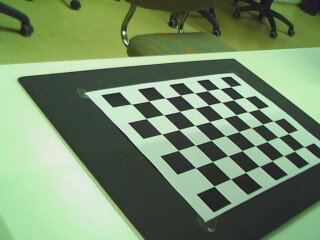
#> input picture left/left_000.jpg, 320 x 240 px; its folder holds only this picture in this run
$ jupyter execute --allow-errors PracticaCalib2019.ipynb   (older library calls are emulated)
#> lines starting #> are read from the running program, lines starting #| are printed output that depends on the picture; long printed decimals are rounded
# Práctica de reconstrucción.  Parte I. Calibración de cámaras

Visión Computacional <br>
Practica 2. 16 de octubre de 2019

Este enunciado está en el archivo "PracticaCalib.ipynb" o su versión "pdf" que puedes encontrar en el Aula Virtual.

## Objetivos

Los objetivos de esta práctica son:
* Calibrar una cámara usando el método de calibración de Zhang, que está implementado en OpenCV.
* Hacer uso de los resultados de la calibración en un sistema simple de realidad aumentada que proyecte un modelo 3D sintético sobre imágenes reales. Esta parte es opcional.
* Calibrar un par de cámaras y deducir información sobre la posición relativa de las mismas.

## Requerimientos

Para esta práctica es necesario disponer del siguiente software:
* Python 2.7 ó 3.X
* Jupyter http://jupyter.org/.
* Las librerías científicas de Python: NumPy, SciPy, y Matplotlib.
* La librería OpenCV.

El material necesario para la práctica se puede descargar del Aula Virtual en la carpeta ``MaterialesPractica``. Esta
carpeta contiene:
* El enunciado de esta práctica.
* Dos secuencias de imágenes tomadas con un par de cámaras (izquierda y derecha) en los directorios ``left`` y ``right``.
* Tres modelos tridimensionales: la tetera de Utah (teapot), el conejo de Stanford (bunny) y un cubo (cube).
  La carga de un modelo en Python se realiza como si fuera un módulo. Por ejemplo: ``from models import bunny``.
El módulo cargado contiene dos variables:
  - ``bunny.vertices`` es una matriz $4 × N_v$ con las coordenadas homogéneas de los $N_v$ vértices del modelo (en este caso, el conejo de Stanford). Cada columna son las coordenadas de un vértice.
  - bunny.edges es una matriz 2×N e con los N e arcos del modelo. Cada columna contiene los índices de los dos vértices que une un arco.

## Condiciones

* La fecha límite de entrega será el martes 29 de octubre a las 23:55.
* La entrega consiste en dos archivos con el código, resultados y respuestas a los ejercicios:
  1. Un "notebook" de Jupyter con los resultados. Las respuestas a los ejercicios debes introducirlas en tantas celdas de código o texto como creas necesarias, insertadas inmediatamente después de  un enuciado y antes del siguiente.
  2. Un documento "pdf" generado a partir del fuente de Jupyter, por ejemplo usando el comando ``jupyter nbconvert --execute --to pdf notebook.ipynb``, o simplemente imprimiendo el "notebook" desde el navegador en la opción del menú "File->Print preview". Asegúrate de que el documento "pdf" contiene todos los resultados correctamente ejecutados.
* Esta práctica puede realizarse en parejas.

## 1. Calibración de una cámara

En esta parte se trabajará con la secuencia de imágenes del directorio ``left``. Esta secuencia contiene una serie de imágenes de la plantilla de calibración. Para la calibración se debe tener en cuenta que el tamaño de cada escaque de la plantilla es de 30 mm en las direcciones X e Y.

[cell 1]
# uncomment to show results in a window
# %matplotlib tk
import cv2
import glob
import copy
import numpy as np
import scipy.misc as scpm
import matplotlib.pyplot as ppl

Implementa la función ``load_images(filenames)`` que reciba una lista de nombres de archivos de imagen
y las cargue como matrices de NumPy. Usa la función ``scipy.misc.imread`` para cargar las imágenes. La función
debe devolver una lista de matrices de NumPy con las imágenes leídas.

[cell 2]
def load_images(filenames):
    return [scpm.imread(filename) for filename in filenames]

Usa ``load_images`` para cargar todas las imágenes del directorio ``left`` por orden alfabético (la función ``glob.glob`` permite generar la lista de nombres de archivo, y, por ejemplo, la función ``sorted()`` de Python ordena alfabéticamente una lista de cadenas de texto).

[cell 3]
import os
filenames = sorted(glob.glob('./left/*'))
left_images = load_images(filenames)
#> left_images = 1 item

La función ``cv2.findChessboardCorners`` de
OpenCV busca la plantilla de calibración en una imagen y
devuelve una tupla de dos elementos. El primer elemento
es 0 si no consiguió detectar correctamente la plantilla, y
es 1 en caso contrario. El segundo elemento contiene las
coordenadas de las esquinas de la plantilla de calibración,
que sólo son válidas si la detección fue exitosa, es decir, si
el primer elemento de la tupla es 1.

**Ejercicio 1.** Usa la  función ``cv2.findChessboardCorners``, y opcionalmente ``cv2.cornerSubPix``, para detectar automáticamente el patrón de calibración y sus esquinas en todas las imágenes cargadas. El tamaño de la plantilla de calibración en las imágenes
de la práctica es (8, 6) (*columnas x filas*). Almacena los resultados de las múltiples llamadas en
una lista, de modo que el elemento i de dicha lista corresponda al resultado de ``cv2.findChessboardCorners``
para la imagen i cargada anteriormente.

[cell 4]
corners = [cv2.findChessboardCorners(image, (8, 6)) for image in left_images]
#> corners = 1 item

[cell 5]
# This section is OPTIONAL
# cornerSubPix is destructive. so we copy standard corners and use the new list to refine
corners2 = copy.deepcopy(corners)
#> corners2 = 1 item

# Refine corner estimation (images mus be in b&w, use cv2.cvtColor(img,cv2.COLOR_RGB2GRAY) to convert from rgb)
# termination criteria (see, e.g https://docs.opencv.org/3.1.0/dc/dbb/tutorial_py_calibration.html)
criteria = (cv2.TERM_CRITERIA_EPS + cv2.TERM_CRITERIA_MAX_ITER, 30, 0.001)
for i in range(len(left_images)):
    if corners2[i][0]:
        gray = cv2.cvtColor(left_images[i], cv2.COLOR_RGB2GRAY)
        cv2.cornerSubPix(gray, corners[i][1], (11, 11), (-1, 1), criteria)
#> this loop made 1 pass
#> pass 1, `gray = cv2.cvtColor(left_images[i], cv2.COLOR_RGB2GRAY)`:
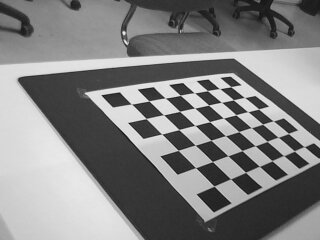
#> gray: shape (240, 320); min 10, max 241, mean 130.1
cornersRefined = corners2
#> cornersRefined = 1 item

El siguiente ejercicio consiste en dibujar sobre las imágenes los puntos detectados por ``cv.FindChessboardCorners``. Por motivos de eficiencia, la función empleada para hacerlo modifica directamente las imagen pasadas por parámetro en lugar de hacer una copia. Para evitar perder las imágenes originales es mejor realizar una copia de las mismas con antelación. Una forma de hacerlo es ``imgs2 = copy.deepcopy(imgs)``
donde ``imgs`` es la lista de imágenes cargadas. Utiliza estas imágenes copiadas en lugar de las
originales en el siguiente ejercicio.

**Ejercicio 2.** Usa ``cv2.drawChessboardCorners`` para dibujar las esquinas detectadas en el ejercicio anterior. Aplícalo a todas las imágenes que fueron correctamente detectadas. Ignora el resto.
Muestra alguna de las imágenes resultantes.

[cell 6]
imgs2 = copy.deepcopy(left_images)
#> imgs2 = 1 item
imgs3 = copy.deepcopy(left_images)
#> imgs3 = 1 item

for i in range(len(imgs2)):
    cv2.drawChessboardCorners(imgs2[i], (8, 6), corners[i][1], corners[i][0])
    cv2.drawChessboardCorners(imgs3[i], (8, 6), cornersRefined[i][1], cornersRefined[i][0])

[cell 7]
fig, ax = ppl.subplots(figsize=(10, 10))
ax.imshow(imgs2[0])
ppl.show()
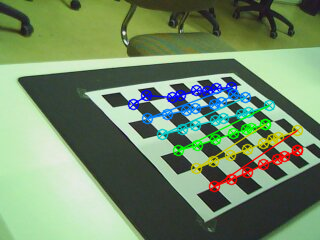
#> shown: shape (240, 320, 3); mean R, G, B 115.6, 140.4, 106.5

[cell 8]
fig, ax = ppl.subplots(1, 2, figsize=(20, 20))

ax[0].set_title('Simple detection', size = 20)
#> (the rest of this cell did not finish here and is left out)

[cell 9]
fig, ax = ppl.subplots(1, 2, figsize=(20, 20))

ax[0].set_title('Simple detection', size = 20)
#> (the rest of this cell did not finish here and is left out)

[cell 10]
fig, ax = ppl.subplots(1, 2, figsize=(20, 20))

ax[0].set_title('Simple detection', size = 20)
#> (the rest of this cell did not finish here and is left out)

Para calibrar la cámara, además de las coordenadas de
las esquinas en cada una de las imágenes, se necesitan las
coordenadas tridimensionales de las esquinas en el sistema
de referencia de la escena. Para esta práctica consideraremos que el centro del sistema de referencia, esto es, el
punto de coordenadas $[0, 0, 0]^\top$, es la primera esquina de
la plantilla de calibración detectada en todas las imágenes.
También consideraremos que el eje X corresponde al lado
corto de la plantilla de calibración, y el eje Y al lado largo.
Esta disposición implica que el eje Z apunta en la dirección
normal hacia arriba del plano de calibración.

Para el siguiente ejercicio es muy importante tener en
cuenta que las coordenadas de las esquinas en el sistema de
referencia de la escena deben darse en el mismo orden que
en el que fueron detectadas en cada una de las imágenes.

**Ejercicio 3.** Implementa la función ``get_chessboard_points(chessboard_shape, dx, dy)`` que genere una matriz de NumPy (es decir, un ndarray) de
tamaño $N × 3$ con las coordenadas $(x,y,z)$, resp. (*columna, fila, 0*),  de las esquinas de
la plantilla de calibración en el sistema de referencia de la
escena. $N$ es el número de esquinas de la plantilla.

``chessboard_shape`` es el número de puntos (*columnas, filas*) de la plantilla de calibración. Al igual que
en el Ejercicio 1, debe ser (8, 6). ``dx`` (resp. ``dy``) es el ancho
(resp. alto) de un escaque de la plantilla de calibración.
Para la plantilla utilizada en esta práctica, ambos valores
son 30mm.

[cell 11]
def get_chessboard_points(chessboard_shape, dx, dy):
#> called with chessboard_shape = (8, 6), dx = 0.03, dy = 0.03
    col = chessboard_shape[0]
    row = chessboard_shape[1]
    points = np.zeros((col * row, 3))

    for i in range(row):
        for j in range(col):
            points[(i*col + j), :2] = (dx * i, dy * j)

    return points.astype(np.float32)

cb_points = get_chessboard_points((8, 6), 0.03, 0.03)
#print(cb_points)

**Ejercicio 4.** Calibra la cámara izquierda usando la lista de resultados de ``cv2.findChessboardCorners``
y el conjunto de puntos del modelo dados por ``get_chessboard_points``, del ejercicio anterior.

[cell 12]
# Extract the list of valid images with all corners
valid_corners = []
for corner in cornersRefined:
    if corner[0]:
        valid_corners.append(corner[1])
#> after the loop, valid_corners = 1 item
num_valid_images = len(valid_corners)
#> num_valid_images = 1

# Prepare input data
# object_points: numpy array with dimensions (number_of_images, number_of_points, 3)
object_points = np.repeat(np.expand_dims(cb_points, axis=0), num_valid_images, axis=0)
#> object_points = 48 rows, first 8: [0, 0, 0], [0, 0.03, 0], [0, 0.06, 0], [0, 0.09, 0], [0, 0.12, 0], [0, 0.15, 0], [0, 0.18, 0], [0, 0.21, 0]
# image_points: numpy array with dimensions (number_of_images, number_of_points, 2)
image_points = np.array(valid_corners).reshape(len(valid_corners), -1, 2)
#> image_points = 48 pairs, first value 131.3 to 302, second value 86.62 to 186.2

# Calibrate for square pixels corners standard
imageSize = left_images[0].shape[:2]
#> imageSize = (240, 320)
#cameraMatrix = cv2.initCameraMatrix2D(object_points, image_points, imageSize)

rms, intrinsics, dist_coeffs, rvecs, tvecs = cv2.calibrateCamera(object_points, image_points, imageSize, None, None, flags=cv2.CALIB_FIX_ASPECT_RATIO)
#> rms = 0.177; intrinsics = [[434.6, 0, 167.4], [0, 434.6, 119.6], [0, 0, 1]]; dist_coeffs = [[-0.659, 12.07, 0.0137, 0.0022, -85.36]]; rvecs = ([1.85, 1.04, -0.114],); tvecs = ([-0.0447, -0.0193, 0.536],)

print("Corners standard intrinsics:\n",intrinsics)
#| Corners standard intrinsics:
#|  [[434.617   0.         167.435]
#|  [  0.         434.617 119.586]
#|  [  0.           0.           1.        ]]
print("Corners standerd dist_coefs:", dist_coeffs)
#| Corners standerd dist_coefs: [[-6.59141047e-01  1.20694453e+01  1.37421340e-02  2.19604130e-03
#|   -8.53569360e+01]]
print("rms:", rms)
#| rms: 0.1769

###  1.1 Parámetros intrínsecos

Una de las características intrínsecas de una cámara más fácilmente comprensible es su ángulo de visión o campo
de visión (FOV), o el campo de visión de cualquier región en ella. El campo de visión es la amplitud angular de una
determinada escena y se suele expresar en grados.

**Ejercicio 5.** Conociendo los intrínsecos K y que la región tiene forma rectangular, su esquina superior izquierda está en la posición (10,10) y tiene un tamaño de (50,50) píxeles, calcula el ángulo de visión diagonal que abarca dicha región. Justifica esta solución.

[cell 13]
import math

fx = intrinsics[0, 0]
#> fx = 434.6
fy = intrinsics[1, 1]
#> fy = 434.6
w = 50 - 10
h = 50 - 10

fovx = math.degrees(2 * math.atan(w / (2 * fx)))
#> fovx = 5.27
fovy = math.degrees(2 * math.atan(h / (2 * fy)))
#> fovy = 5.27

print(fovx, fovy)
#| 5.270 5.270

$ run again, on left/left_004.jpg
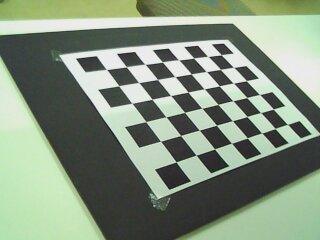
#> input picture left/left_004.jpg, 320 x 240 px
#> left_images = 1 item
#> the loop `for i in range(len(left_images)):` made 1 pass
#> pass 1, `gray = cv2.cvtColor(left_images[i], cv2.COLOR_RGB2GRAY)`:
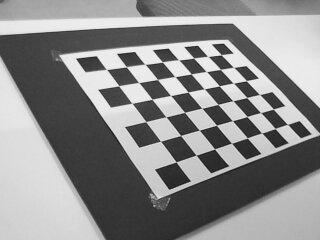
#> gray: shape (240, 320); min 18, max 250, mean 138.4
#> the loop `for i in range(len(imgs2)):` made 1 pass
#> `ppl.show()`:
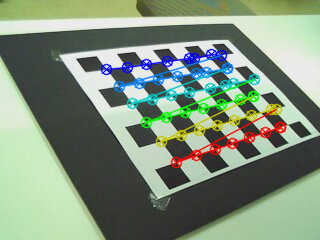
#> shown: shape (240, 320, 3); mean R, G, B 127.6, 143.9, 124.3
#> the loop `for corner in cornersRefined:` made 1 pass
#> num_valid_images = 1
#> object_points = 48 rows, first 8: [0, 0, 0], [0, 0.03, 0], [0, 0.06, 0], [0, 0.09, 0], [0, 0.12, 0], [0, 0.15, 0], [0, 0.18, 0], [0, 0.21, 0]
#> image_points = 48 pairs, first value 106.6 to 287.5, second value 54.85 to 161.9
#> rms = 0.129; intrinsics = [[301.9, 0, 103.5], [0, 301.9, 225.6], [0, 0, 1]]; dist_coeffs = [[-0.0485, 0.0346, -0.0143, 0.00291, -0.0927]]; rvecs = ([2.19, 1.36, -0.0671],); tvecs = ([0.00329, -0.188, 0.368],)
#| Corners standard intrinsics:
#|  [[301.855   0.         103.543]
#|  [  0.         301.855 225.642]
#|  [  0.           0.           1.        ]]
#| Corners standerd dist_coefs: [[-0.04848  0.03456 -0.01433  0.002909 -0.09266]]
#| rms: 0.1289
#> fx = 301.9
#> fovx = 7.58
#| 7.581 7.581

$ run again, on left/left_005.jpg
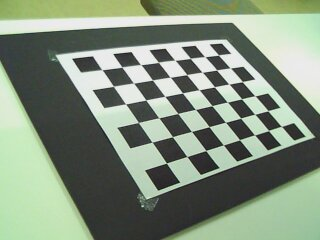
#> input picture left/left_005.jpg, 320 x 240 px
#> left_images = 1 item
#> the loop `for i in range(len(left_images)):` made 1 pass
#> pass 1, `gray = cv2.cvtColor(left_images[i], cv2.COLOR_RGB2GRAY)`:
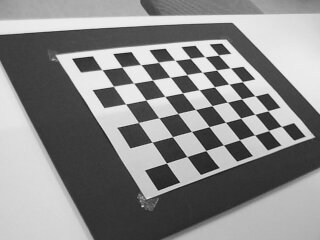
#> gray: shape (240, 320); min 17, max 251, mean 137.5
#> the loop `for i in range(len(imgs2)):` made 1 pass
#> `ppl.show()`:
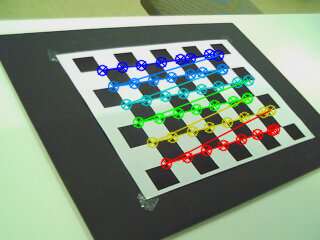
#> shown: shape (240, 320, 3); mean R, G, B 126.9, 143, 123.8
#> the loop `for corner in cornersRefined:` made 1 pass
#> num_valid_images = 1
#> object_points = 48 rows, first 8: [0, 0, 0], [0, 0.03, 0], [0, 0.06, 0], [0, 0.09, 0], [0, 0.12, 0], [0, 0.15, 0], [0, 0.18, 0], [0, 0.21, 0]
#> image_points = 48 pairs, first value 101.9 to 281.4, second value 55.01 to 163
#> rms = 0.107; intrinsics = [[406.6, 0, 137.8], [0, 406.6, 143.1], [0, 0, 1]]; dist_coeffs = [[0.0964, -2.04, 0.00363, -0.0136, 6.99]]; rvecs = ([1.99, 1.27, -0.0959],); tvecs = ([-0.0442, -0.0907, 0.503],)
#| Corners standard intrinsics:
#|  [[406.572   0.         137.844 ]
#|  [  0.         406.572 143.053]
#|  [  0.           0.           1.        ]]
#| Corners standerd dist_coefs: [[ 9.63528940e-02 -2.04032130e+00  3.63083619e-03 -1.36080655e-02
#|    6.99117917e+00]]
#| rms: 0.1066
#> fx = 406.6
#> fovx = 5.63
#| 5.632 5.632

$ run again, on left/left_006.jpg
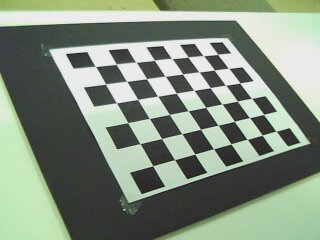
#> input picture left/left_006.jpg, 320 x 240 px
#> left_images = 1 item
#> the loop `for i in range(len(left_images)):` made 1 pass
#> pass 1, `gray = cv2.cvtColor(left_images[i], cv2.COLOR_RGB2GRAY)`:
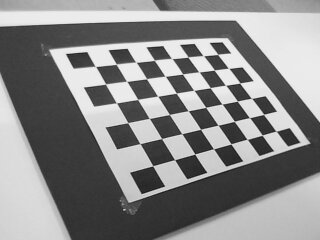
#> gray: shape (240, 320); min 20, max 250, mean 136.3
#> the loop `for i in range(len(imgs2)):` made 1 pass
#> `ppl.show()`:
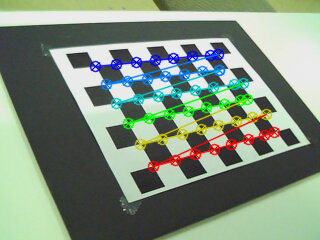
#> shown: shape (240, 320, 3); mean R, G, B 126, 140.9, 124.3
#> the loop `for corner in cornersRefined:` made 1 pass
#> num_valid_images = 1
#> object_points = 48 rows, first 8: [0, 0, 0], [0, 0.03, 0], [0, 0.06, 0], [0, 0.09, 0], [0, 0.12, 0], [0, 0.15, 0], [0, 0.18, 0], [0, 0.21, 0]
#> image_points = 48 pairs, first value 95.62 to 276, second value 54.43 to 165.8
#> rms = 0.13; intrinsics = [[309.4, 0, 102.5], [0, 309.4, 205.4], [0, 0, 1]]; dist_coeffs = [[-0.116, 0.23, -0.0179, 0.00681, -0.386]]; rvecs = ([2.15, 1.45, -0.0549],); tvecs = ([-0.00916, -0.169, 0.379],)
#| Corners standard intrinsics:
#|  [[309.433   0.         102.535 ]
#|  [  0.         309.433 205.353]
#|  [  0.           0.           1.        ]]
#| Corners standerd dist_coefs: [[-0.1162  0.2299 -0.01788  0.006805 -0.386]]
#| rms: 0.1301
#> fx = 309.4
#> fovx = 7.4
#| 7.396 7.396

$ run again, on left/left_001.jpg
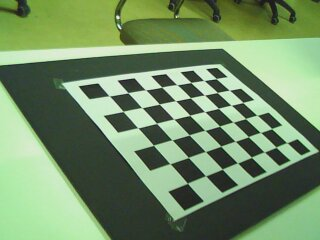
#> input picture left/left_001.jpg, 320 x 240 px
#> left_images = 1 item
#> the loop `for i in range(len(left_images)):` made 1 pass
#> pass 1, `gray = cv2.cvtColor(left_images[i], cv2.COLOR_RGB2GRAY)`:
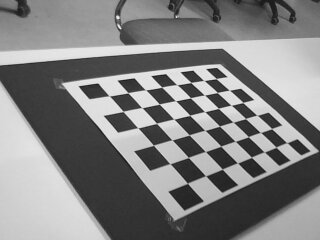
#> gray: shape (240, 320); min 19, max 245, mean 129.5
#> the loop `for i in range(len(imgs2)):` made 1 pass
#> `ppl.show()`:
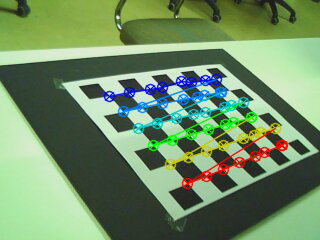
#> shown: shape (240, 320, 3); mean R, G, B 112.4, 141.6, 102.7
#> the loop `for corner in cornersRefined:` made 1 pass
#> num_valid_images = 1
#> object_points = 48 rows, first 8: [0, 0, 0], [0, 0.03, 0], [0, 0.06, 0], [0, 0.09, 0], [0, 0.12, 0], [0, 0.15, 0], [0, 0.18, 0], [0, 0.21, 0]
#> image_points = 48 pairs, first value 109.2 to 286.9, second value 78.59 to 183.3
#> rms = 0.13; intrinsics = [[297.1, 0, 106], [0, 297.1, 244.4], [0, 0, 1]]; dist_coeffs = [[-0.0754, 0.234, -0.00373, -0.00423, -0.286]]; rvecs = ([2.2, 1.27, -0.0643],); tvecs = ([0.00423, -0.18, 0.359],)
#| Corners standard intrinsics:
#|  [[297.130   0.         105.961]
#|  [  0.         297.130 244.448]
#|  [  0.           0.           1.        ]]
#| Corners standerd dist_coefs: [[-0.07542  0.2343 -0.003727 -0.004227 -0.2861]]
#| rms: 0.1303
#> fx = 297.1
#> fovx = 7.7
#| 7.702 7.702
